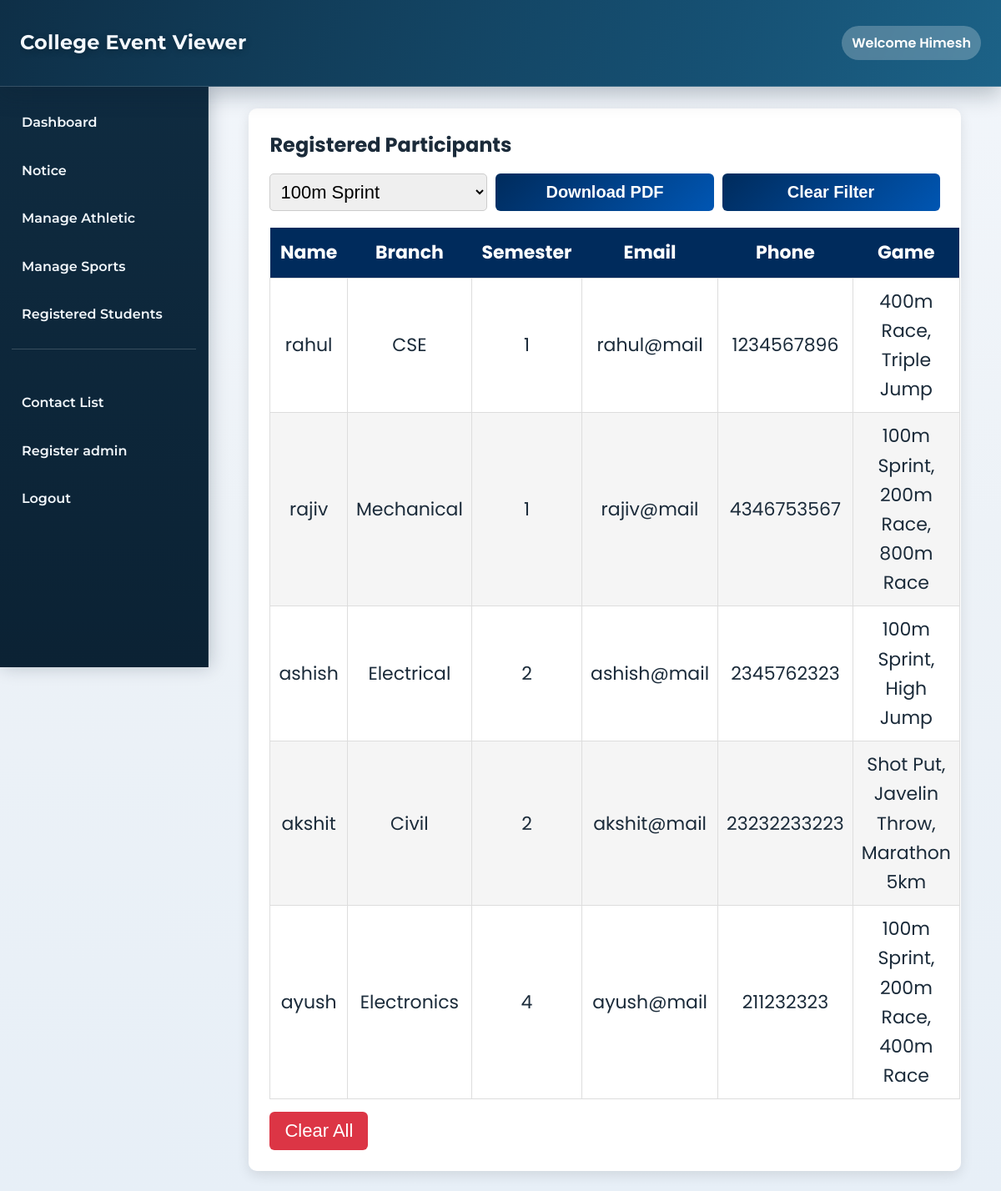
/manage-registered (signed in), run on the app's committed database.
### main.py (models this page shows)
class GamesRegister(db.Model):
    id = db.Column(db.Integer, primary_key=True)
    name = db.Column(db.String(50), nullable=False)
    branch = db.Column(db.String(50), nullable=False)
    semester = db.Column(db.String(500), nullable=False)
    email = db.Column(db.String(50), nullable=False)
    phone = db.Column(db.String(50), nullable=False)
    sbrn = db.Column(db.String(50), nullable=False)
    game = db.Column(db.String(50), nullable=False)
    event_type = db.Column(db.String(50), nullable=False)

### main.py (the view)
@app.route("/manage-registered")
def manage_registered():
    if 'admin' not in session:
        return redirect("/admin-login")
    sports_events = Sports.query.all()
    athletic_events = Athletic.query.all()
    users = GamesRegister.query.all()
    return render_template('registration-manage.html',  users=users , sports=sports_events,
    athletics=athletic_events)

### templates/registration-manage.html (shortened to what this page needs)
{%extends "adminBase.html"%}
{%block content%}
<main class="content">
    <div class="admin-container">
        <h2>Registered Participants</h2>
        <div class="controls">
            <select id="gameFilter">
                <optgroup label="Athletics">
                    {% for event in athletics %}
                    <option value="{{ event.eventName }}">{{ event.eventName }}</option>
                    {% endfor %}
                </optgroup>
            </select>
            <button class="download-btn" onclick="downloadFilteredPDF()">
                Download PDF
            </button>
            <button onclick="clearFilter()" class="download-btn">
                Clear Filter
            </button>
        </div>
        <table id="studentsTable">
            <thead>
                <tr>
                    <th>Name</th>
                    <th>Branch</th>
                    <th>Semester</th>
                    <th>Email</th>
                    <th>Phone</th>
                    <th>Game</th>
                </tr>
            </thead>
            <tbody>
                {% for user in users %}
                <tr>
                    <td>{{ user.name }}</td>
                    <td>{{ user.branch }}</td>
                    <td>{{ user.semester }}</td>
                    <td>{{ user.email }}</td>
                    <td>{{ user.phone }}</td>
                    <td>{{ user.game }}</td>
                </tr>
                {% endfor %}
            </tbody>
        </table>
        <form action="/clear-registrations" method="POST"
            onsubmit="return confirm('Are you sure? All registrations will be deleted!')">
            <button class="clear-btn">Clear All</button>
        </form>
    </div>
    </div>
{%endblock%}

### static/admin.css (style rules this page uses)
:root { --header-height: 104px; --sidebar-width: 250px; --bg: #edf2f7; --surface: #ffffff; --text: #1b2b3a; --muted: #4e6175; --primary: #154d73; --primary-strong: #0f3956; --accent: #b9772a; --danger: #b13b40; --sidebar: #0f2b40; --sidebar-hover: #184664; --border: #d4e0eb; --shadow-soft: 0 10px 25px rgba(13, 41, 62, 0.12); }
* { margin: 0; padding: 0; box-sizing: border-box; }
body { min-height: 100vh; font-size: 16px; font-family: 'Poppins', sans-serif; background: linear-gradient(180deg, #f2f6fb 0%, var(--bg) 44%, #e7eff7 100%); color: var(--text); line-height: 1.6; overflow-x: hidden; }
.content { margin-left: var(--sidebar-width); min-height: 100vh; padding: calc(var(--header-height) + 26px) 26px 24px; }
.admin-container { width: 95%; margin: auto; background: white; padding: 25px; border-radius: 10px; box-shadow: 0 5px 15px rgba(0, 0, 0, 0.1); max-width: 100%; overflow-x: auto; -webkit-overflow-scrolling: touch; }
.controls { margin-top: 15px; display: flex; gap: 10px; margin-bottom: 20px; flex-wrap: wrap; align-items: stretch; }
.controls>* { flex: 1 1 180px; min-width: 0; }
.controls input, .controls select { width: 100%; max-width: 100%; font-size: clamp(1rem, 2.2vw, 1.375rem); padding: 8px; border: 1px solid #ccc; border-radius: 5px; }
#studentsTable { width: 100%; border-collapse: collapse; min-width: 760px; }
#studentsTable th { font-size: clamp(1rem, 2.2vw, 1.375rem); background: #002b5c; color: white; padding: 12px; }
#studentsTable td { font-size: clamp(0.95rem, 2vw, 1.375rem); border: 1px solid #ddd; padding: 10px; text-align: center; }
#studentsTable tr:nth-child(even) { background: #f5f5f5; }
.download-btn { background: linear-gradient(135deg, #002b5c, #0056b3); color: white; border: none; padding: 10px 18px; border-radius: 6px; font-weight: 600; font-size: clamp(0.95rem, 2vw, 1.25rem); cursor: pointer; transition: 0.3s; }
.clear-btn { margin-top: 15px; font-size: clamp(0.95rem, 2vw, 1.375rem); background: #dc3545; color: white; border: none; padding: 10px 18px; border-radius: 6px; cursor: pointer; }

### data on the page
GamesRegister: name "rahul", branch "CSE", semester "1", email "rahul@mail", phone "1234567896", game "400m Race, Triple Jump"
GamesRegister: name "rajiv", branch "Mechanical", semester "1", email "rajiv@mail", phone "4346753567", game "100m Sprint, 200m Race, 800m Race"
GamesRegister: name "ashish", branch "Electrical", semester "2", email "ashish@mail", phone "2345762323", game "100m Sprint, High Jump"
GamesRegister: name "akshit", branch "Civil", semester "2", email "akshit@mail", phone "23232233223", game "Shot Put, Javelin Throw, Marathon 5km"
GamesRegister: name "ayush", branch "Electronics", semester "4", email "ayush@mail", phone "211232323", game "100m Sprint, 200m Race, 400m Race"

### other printed values
{{ session['admin'] }} "Himesh"
form field value "100m Sprint"
